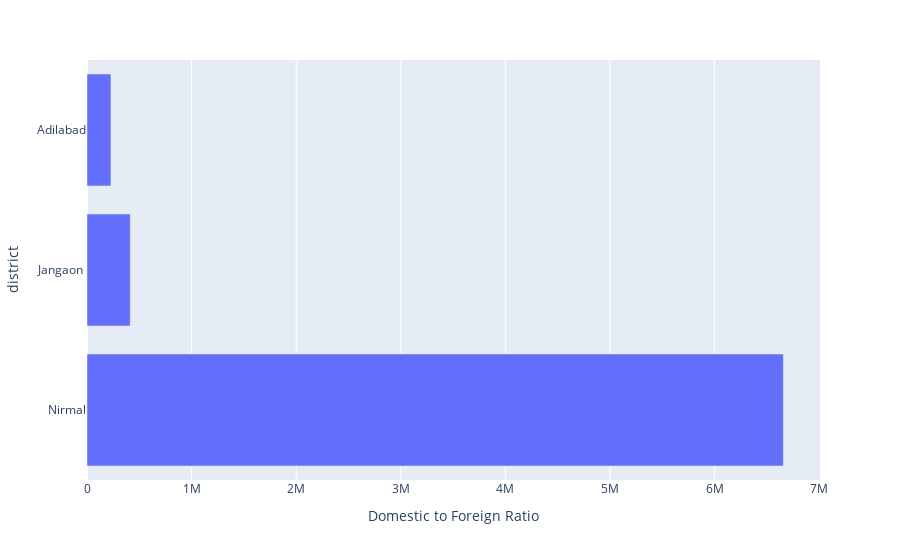

Notebook code cell kept with this figure:
### Code cell
px.bar(
    top_DtR,
    x='Domestic to Foreign Ratio'
)

### Figure 1 — Plotly figure (JSON) as saved in the notebook; plotly's stock layout.template omitted (floating-point values rounded to 4 significant figures)
{"data": [{"alignmentgroup": "True", "hovertemplate": "Domestic to Foreign Ratio=%{x}<br>district=%{y}<extra></extra>", "legendgroup": "", "marker": {"color": "#636efa", "pattern": {"shape": ""}}, "name": "", "offsetgroup": "", "orientation": "h", "showlegend": false, "textposition": "auto", "type": "bar", "x": [6657898, 413140, 228800.0], "xaxis": "x", "y": ["Nirmal", "Jangaon ", "Adilabad"], "yaxis": "y"}], "layout": {"barmode": "relative", "legend": {"tracegroupgap": 0}, "margin": {"t": 60}, "xaxis": {"anchor": "y", "domain": [0, 1], "title": {"text": "Domestic to Foreign Ratio"}}, "yaxis": {"anchor": "x", "domain": [0, 1], "title": {"text": "district"}}}}
